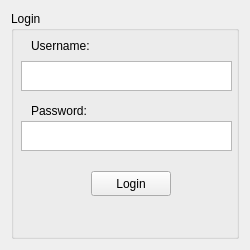
<?xml version="1.0" encoding="UTF-8"?>
<ui version="4.0">
 <class>loginwindow</class>
 <widget class="QWidget" name="loginwindow">
  <property name="geometry">
   <rect>
    <x>0</x>
    <y>0</y>
    <width>250</width>
    <height>250</height>
   </rect>
  </property>
  <property name="windowTitle">
   <string>Form</string>
  </property>
  <layout class="QVBoxLayout" name="verticalLayout_2">
   <item>
    <widget class="QGroupBox" name="LoginBox">
     <property name="enabled">
      <bool>true</bool>
     </property>
     <property name="autoFillBackground">
      <bool>true</bool>
     </property>
     <property name="title">
      <string>Login</string>
     </property>
     <widget class="QLabel" name="label">
      <property name="geometry">
       <rect>
        <x>20</x>
        <y>25</y>
        <width>100</width>
        <height>20</height>
       </rect>
      </property>
      <property name="text">
       <string>Username:</string>
      </property>
     </widget>
     <widget class="QPlainTextEdit" name="usernameTextEdit">
      <property name="geometry">
       <rect>
        <x>10</x>
        <y>50</y>
        <width>211</width>
        <height>30</height>
       </rect>
      </property>
     </widget>
     <widget class="QLabel" name="label_2">
      <property name="geometry">
       <rect>
        <x>20</x>
        <y>90</y>
        <width>100</width>
        <height>20</height>
       </rect>
      </property>
      <property name="text">
       <string>Password:</string>
      </property>
     </widget>
     <widget class="QPushButton" name="loginButton">
      <property name="geometry">
       <rect>
        <x>80</x>
        <y>160</y>
        <width>80</width>
        <height>25</height>
       </rect>
      </property>
      <property name="text">
       <string>Login</string>
      </property>
     </widget>
     <widget class="QPlainTextEdit" name="passwordTextEdit">
      <property name="geometry">
       <rect>
        <x>10</x>
        <y>110</y>
        <width>211</width>
        <height>30</height>
       </rect>
      </property>
     </widget>
    </widget>
   </item>
  </layout>
 </widget>
 <resources/>
 <connections/>
</ui>
